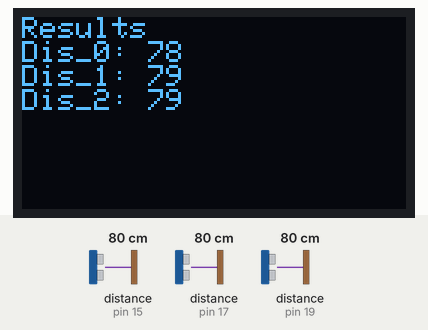
A sketch run on a simulated Arduino Uno, built with avr-gcc and run on an emulated ATmega328P. Shown: 128×64 one-colour display. Wiring (inferred from the names in the program): 3 × ultrasonic range finder: trigger pin 14, echo pin 15 / trigger pin 16, echo pin 17 / trigger pin 18, echo pin 19. Inputs (shaded band) come from the test bench; at power-on: distance to the obstacle (sensors on pin 15, pin 17, pin 19) 80 cm. The echo pulse lasts 58.3 µs per cm; the display library's start-up logo is not drawn; what the sketch prints to the serial monitor is not drawn.

Above: at 5.2 s.
5.3 s: distance to the obstacle (sensor on pin 15) set to 120 cm
At 6.2 s:
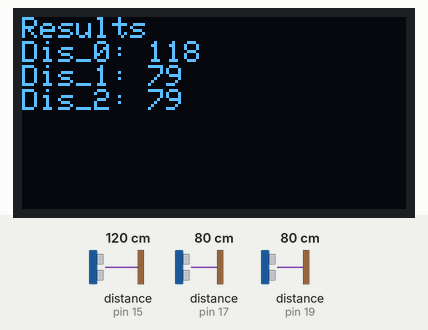
6.8 s: distance to the obstacle (sensor on pin 17) set to 2 cm
At 7.0 s:
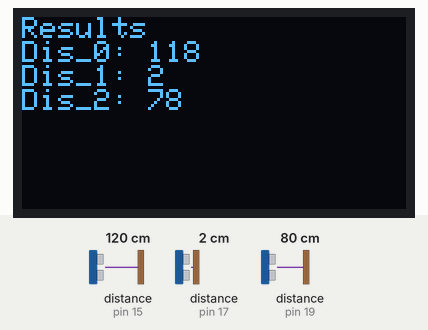
8.3 s: distance to the obstacle (sensor on pin 19) set to 250 cm
At 9.6 s:
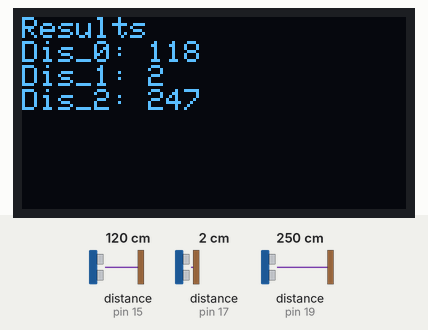
9.9 s: distance to the obstacle (sensor on pin 15) set to 153 cm
At 11.2 s:
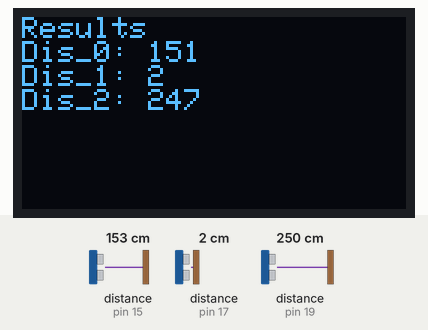
11.5 s: distance to the obstacle (sensor on pin 17) set to 4 cm
13.0 s: distance to the obstacle (sensor on pin 19) set to 2 cm
At 14.2 s:
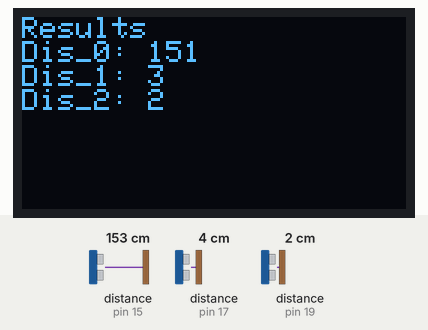
Timing chart, 0 to 15.5 s (numbered marks = the images above; inputs shaded):
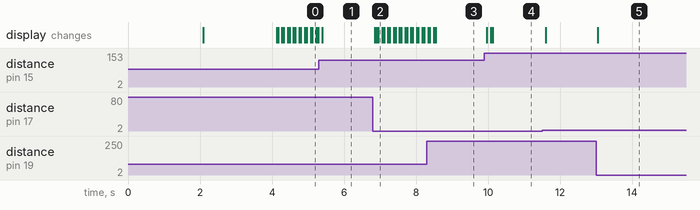

Measured:
- after the input at 5.3 s, the display: changes after 0.09 s (image 1)
- after the input at 6.8 s, the display: changes after 0.05 s (image 2)
- after the input at 8.3 s, the display: first differs from a run without the input after 0.09 s (image 3)
- after the input at 9.9 s, the display: changes after 0.07 s (image 4)
- after the input at 13.0 s, the display: changes after 0.05 s (image 5)

The sketch:

sensor_test_w__OLED.ino
```cpp
#include <SPI.h>
#include <Wire.h>
#include <Adafruit_GFX.h>
#include <Adafruit_SSD1306.h>
#define OLED_RESET 4
Adafruit_SSD1306 display(OLED_RESET);


// defines pins numbers
const int trigPin_0 = 14;
const int echoPin_0 = 15;
const int trigPin_1 = 16;
const int echoPin_1 = 17;
const int trigPin_2 = 18;
const int echoPin_2 = 19;

// anything over 400 cm (23200 us pulse) is "out of range"
const unsigned int MAX_DIST = 23200, MIN_DIST = 150;

// defines variables
long duration_0, duration_1, duration_2;
int distance_0, distance_1, distance_2;

void setup() {
  pinMode(trigPin_0, OUTPUT); // Sets the trigPin as an Output
  pinMode(echoPin_0, INPUT); // Sets the echoPin as an Input
  pinMode(trigPin_1, OUTPUT); // Sets the trigPin as an Output
  pinMode(echoPin_1, INPUT); // Sets the echoPin as an Input
  pinMode(trigPin_2, OUTPUT); // Sets the trigPin as an Output
  pinMode(echoPin_2, INPUT); // Sets the echoPin as an Input
  Serial.begin(9600); // Starts the serial communication
  display.begin(SSD1306_SWITCHCAPVCC, 0x3C); // Initialize with the I2C addr 0x3D (for the 128x64)
  display.display();
  delay(2000);
  // Clear the buffer.
  display.clearDisplay();
  display.drawPixel(10, 10, WHITE);

  display.display();
  delay(2000);
  display.clearDisplay();

}

void loop() {
  digitalWrite(trigPin_0, LOW);
  delayMicroseconds(2);
  digitalWrite(trigPin_0, HIGH);
  delayMicroseconds(10);
  digitalWrite(trigPin_0, LOW);
  duration_0 = pulseIn(echoPin_0, HIGH);
  distance_0= duration_0*0.034/2;

  digitalWrite(trigPin_1, LOW);
  delayMicroseconds(2);
  digitalWrite(trigPin_1, HIGH);
  delayMicroseconds(10);
  digitalWrite(trigPin_1, LOW);
  duration_1 = pulseIn(echoPin_1, HIGH);
  distance_1= duration_1*0.034/2;

  digitalWrite(trigPin_2, LOW);
  delayMicroseconds(2);
  digitalWrite(trigPin_2, HIGH);
  delayMicroseconds(10);
  digitalWrite(trigPin_2, LOW);
  duration_2 = pulseIn(echoPin_2, HIGH);
  distance_2= duration_2*0.034/2;

  printReadings();

}

void printReadings(){
  // Print out results
  Serial.print("Distance_0: ");
  /*
  if ( duration_0 > MAX_DIST){
    Serial.println("Out of range!!");
  }
  else if (duration_0 < MIN_DIST){
    Serial.println("Object to close!!") ;
  }
  else{
*/    Serial.println(distance_0);
  //}

  Serial.print("Distance_1: ");
  /*if ( duration_1 > MAX_DIST){
    Serial.println("Out of range!!");
  }
  else if (duration_1 < MIN_DIST){
    Serial.println("Object to close!!") ;
  }
  else{*/
    Serial.println(distance_1);
  //}

  Serial.print("Distance_2: ");
  /*if ( duration_2 > MAX_DIST){
    Serial.println("Out of range!!");
  }
  else if (duration_2 < MIN_DIST){
    Serial.println("Object to close!!") ;
  }
  else{*/
    Serial.println(distance_2);
  //}
  Serial.println(" ");

  display.setTextSize(1);
  display.setTextColor(WHITE);
  display.setCursor(0,0);
  display.println("Results");

  display.print("Dis_0: ");
  /*if ( duration_0 > MAX_DIST){
    display.println("Out of range");
  }
  else if (duration_0 < MIN_DIST){
    display.println("Too close");
  }
  else{*/
    display.println(distance_0);
  //}

  display.print("Dis_1: ");
  /*if ( duration_1 > MAX_DIST){
    display.println("Out of range");
  }
  else if (duration_1 < MIN_DIST){
    display.println("Too close");
  }
  else{*/
    display.println(distance_1);
 // }

  display.print("Dis_2: ");
  /*if ( duration_2 > MAX_DIST){
    display.println("Out of range");
  }
  else if (duration_2 < MIN_DIST){
    display.println("Too close");
  }
  else{*/
    display.println(distance_2);
  //}

  display.display();
  display.clearDisplay();
}
```
